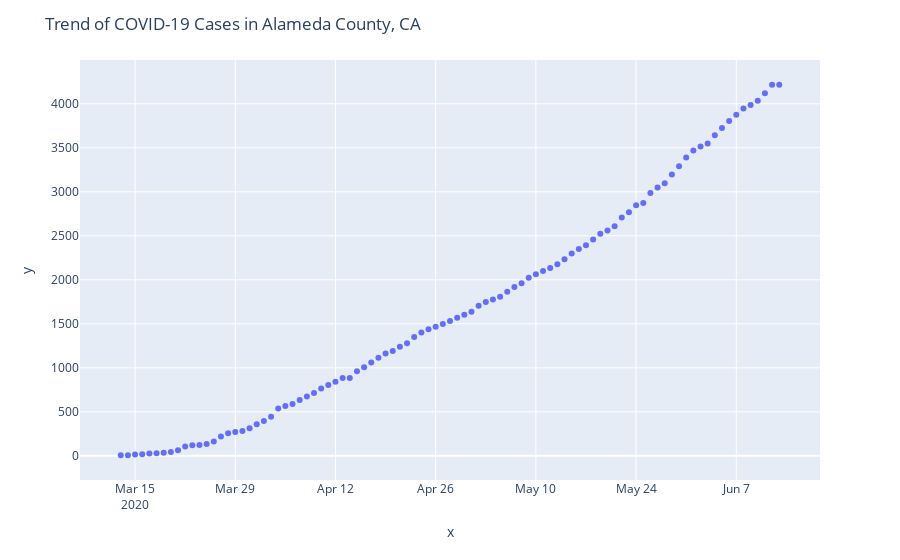

Notebook code for this chart:
### Code cell
state = input('State: ')
assert state in covid.State.tolist(), 'Make sure the State is a two letter code'
county = input('County: ')
assert county in covid[covid.State == state]['County Name'].tolist(), 'Could not find that county'
fig = px.scatter(covid[(covid.State == state) & (covid['County Name'] == county)],
    x=covid[(covid.State == state) & (covid['County Name'] == county)].columns[55:], 
    y=covid[(covid.State == state) & (covid['County Name'] == county)][covid.columns[55:]].iloc[0].tolist(),
    #animation_frame = 'date',animation_group = 'state',
    #color = 'region', #hover_name = 'State',#size=mob_case_state[mob_case_state.date.isin(dates[55:])].proportion.tolist(),
    #log_y = True,range_y = [1,400000]
    )
fig.update_layout(
    title_text = 'Trend of COVID-19 Cases in ' + county + ', ' + state
    )
fig.show()

### Figure 1 — Plotly figure (JSON) as saved in the notebook; plotly's stock layout.template omitted (floating-point values rounded to 4 significant figures)
{"data": [{"hovertemplate": "x=%{x}<br>y=%{y}<extra></extra>", "legendgroup": "", "marker": {"color": "#636efa", "symbol": "circle"}, "mode": "markers", "name": "", "showlegend": false, "type": "scatter", "x": ["2020-03-13", "2020-03-14", "2020-03-15", "2020-03-16", "2020-03-17", "2020-03-18", "2020-03-19", "2020-03-20", "2020-03-21", "2020-03-22", "2020-03-23", "2020-03-24", "2020-03-25", "2020-03-26", "2020-03-27", "2020-03-28", "2020-03-29", "2020-03-30", "2020-03-31", "2020-04-01", "2020-04-02", "2020-04-03", "2020-04-04", "2020-04-05", "2020-04-06", "2020-04-07", "2020-04-08", "2020-04-09", "2020-04-10", "2020-04-11", "2020-04-12", "2020-04-13", "2020-04-14", "2020-04-15", "2020-04-16", "2020-04-17", "2020-04-18", "2020-04-19", "2020-04-20", "2020-04-21", "2020-04-22", "2020-04-23", "2020-04-24", "2020-04-25", "2020-04-26", "2020-04-27", "2020-04-28", "2020-04-29", "2020-04-30", "2020-05-01", "2020-05-02", "2020-05-03", "2020-05-04", "2020-05-05", "2020-05-06", "2020-05-07", "2020-05-08", "2020-05-09", "2020-05-10", "2020-05-11", "2020-05-12", "2020-05-13", "2020-05-14", "2020-05-15", "2020-05-16", "2020-05-17", "2020-05-18", "2020-05-19", "2020-05-20", "2020-05-21", "2020-05-22", "2020-05-23", "2020-05-24", "2020-05-25", "2020-05-26", "2020-05-27", "2020-05-28", "2020-05-29", "2020-05-30", "2020-05-31", "2020-06-01", "2020-06-02", "2020-06-03", "2020-06-04", "2020-06-05", "2020-06-06", "2020-06-07", "2020-06-08", "2020-06-09", "2020-06-10", "2020-06-11", "2020-06-12", "2020-06-13"], "xaxis": "x", "y": [7, 7, 15, 18, 27, 31, 35, 45, 65, 106, 122, 124, 135, 163, 220, 256, 270, 283, 313, 359, 396, 443, 537, 566, 588, 634, 674, 713, 766, 806, 843, 884, 884, 962, 1007, 1061, 1114, 1164, 1191, 1239, 1280, 1350, 1401, 1437, 1468, 1498, 1533, 1568, 1603, 1636, 1705, 1749, 1776, 1809, 1863, 1917, 1961, 2023, 2064, 2101, 2133, 2178, 2234, 2300, 2351, 2392, 2457, 2522, 2560, 2609, 2708, 2767, 2847, 2874, 2986, 3049, 3097, 3195, 3289, 3390, 3470, 3515, 3548, 3641, 3725, 3805, 3874, 3945, 3985, 4033, 4119, 4216, 4216], "yaxis": "y"}], "layout": {"legend": {"tracegroupgap": 0}, "margin": {"t": 60}, "title": {"text": "Trend of COVID-19 Cases in Alameda County, CA"}, "xaxis": {"anchor": "y", "domain": [0, 1], "title": {"text": "x"}}, "yaxis": {"anchor": "x", "domain": [0, 1], "title": {"text": "y"}}}}
